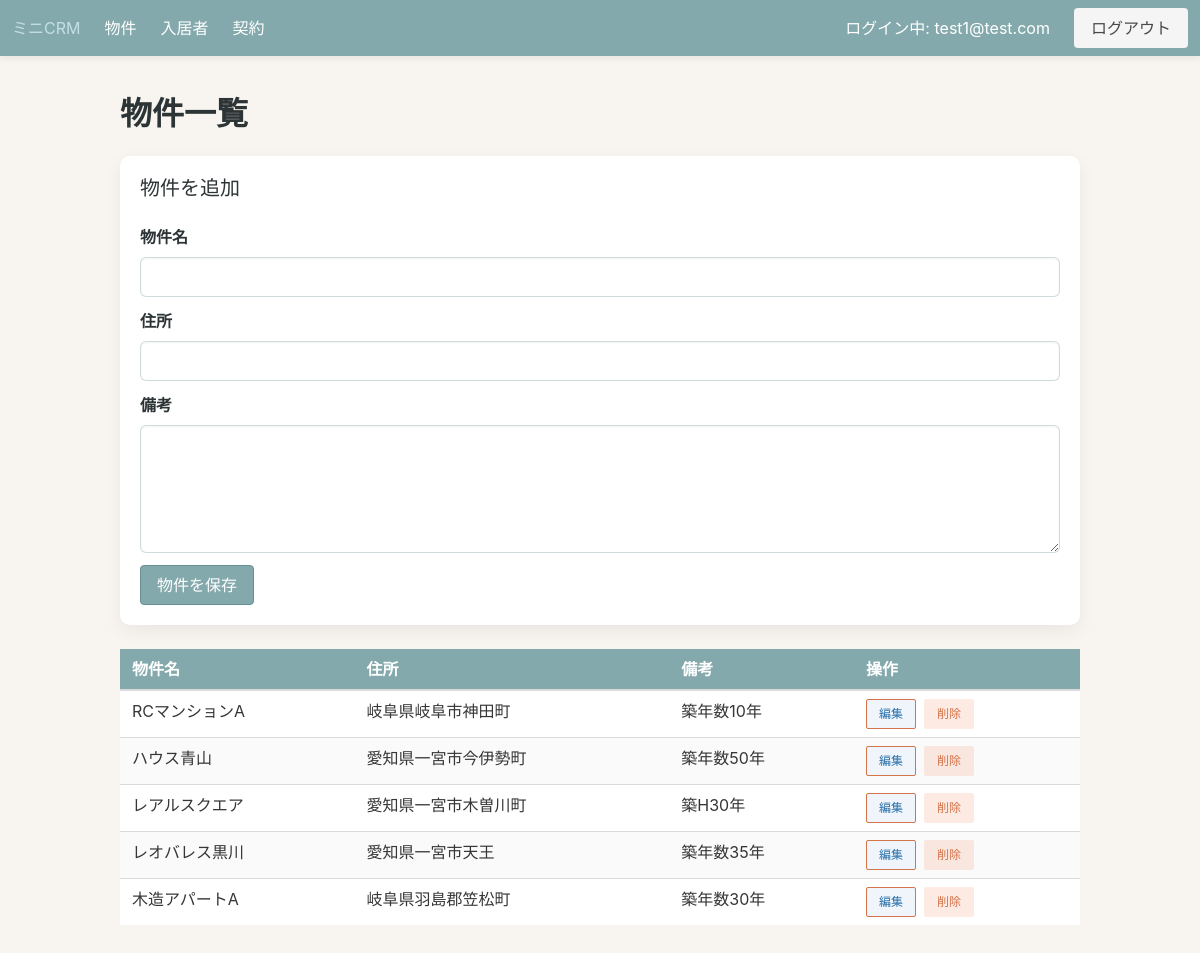
Page /properties (signed in) on the committed database.
### app/models.py (models this page shows, shortened)
class TimestampMixin:
    created_at = db.Column(db.DateTime, server_default=db.func.now())
    updated_at = db.Column(
        db.DateTime,
        server_default=db.func.now(),
        onupdate=db.func.now(),
    )

class User(UserMixin, TimestampMixin, db.Model):
    id = db.Column(db.Integer, primary_key=True)
    email = db.Column(db.String(255), unique=True, nullable=False, index=True)
    password_hash = db.Column(db.String(255), nullable=False)
    role = db.Column(db.String(50), default="member", nullable=False)

class Property(TimestampMixin, db.Model):
    id = db.Column(db.Integer, primary_key=True)
    name = db.Column(db.String(120), nullable=False)
    address = db.Column(db.String(255), nullable=False)
    note = db.Column(db.Text, nullable=True)
    leases = db.relationship("Lease", back_populates="property", cascade="all, delete-orphan")
    tenants = db.relationship("Tenant", back_populates="property", cascade="all, delete-orphan")

### app/blueprints/core/routes.py (the view, shortened to what this page needs)
@core_bp.route("/properties", methods=["GET", "POST"])
@login_required
def properties():
    form = PropertyForm()
    delete_form = DeletePropertyForm()
    edit_property_id = request.args.get("property_id", type=int)
    editing_property = None
    form.submit.label.text = "物件を更新" if editing_property else "物件を保存"
    properties_list = Property.query.order_by(Property.name).all()
    delete_forms = {}
    for property_obj in properties_list:
        instance = DeletePropertyForm()
        instance.property_id.data = property_obj.id
        delete_forms[property_obj.id] = instance
    return render_template(
        "core/properties_list.html",
        properties=properties_list,
        form=form,
        delete_forms=delete_forms,
        editing_property=editing_property,
    )

### app/blueprints/core/forms.py
class PropertyForm(FlaskForm):
    property_id = HiddenField(validators=[Optional()])
    name = StringField("物件名", validators=[DataRequired()])
    address = StringField("住所", validators=[DataRequired()])
    note = TextAreaField("備考", validators=[Optional()])
    submit = SubmitField("物件を保存")

class DeletePropertyForm(FlaskForm):
    property_id = HiddenField(validators=[DataRequired()])
    submit = SubmitField("削除")

### app/templates/core/properties_list.html (shortened to what this page needs)
{% extends "base.html" %}
{% block content %}
  <h1 class="title">物件一覧</h1>
  {% include "core/property_form.html" %}
  <table class="table is-fullwidth is-striped">
    <thead>
      <tr>
        <th>物件名</th>
        <th>住所</th>
        <th>備考</th>
        <th>操作</th>
      </tr>
    </thead>
    <tbody>
      {% for property in properties %}
        <tr {% if editing_property and property.id == editing_property.id %}class="has-background-warning-light"{% endif %}>
          <td>{{ property.name }}</td>
          <td>{{ property.address }}</td>
          <td>{{ property.note or "-" }}</td>
          <td>
            <div class="buttons are-small">
              {% if editing_property and property.id == editing_property.id %}
                <span class="button is-static is-light">編集中</span>
              {% else %}
                <a
                  class="button is-info is-light"
                  href="{{ url_for('core.properties', property_id=property.id) }}"
                >編集</a>
              {% endif %}
              <form method="post">
                {{ delete_forms[property.id].submit(class="button is-danger is-light") }}
              </form>
            </div>
          </td>
        </tr>
      {% else %}
        <tr>
          <td colspan="4">物件がまだ登録されていません。</td>
        </tr>
      {% endfor %}
    </tbody>
  </table>
{% endblock %}

### app/templates/base.html (shortened to what this page needs)
<!doctype html>
<html lang="en">
  <head>
    <link
      rel="stylesheet"
      href="https://cdn.jsdelivr.net/npm/bulma@0.9.4/css/bulma.min.css"
    >
    <link rel="stylesheet" href="{{ url_for('static', filename='css/theme.css') }}">
  </head>
  <body>
    <nav class="navbar" role="navigation" aria-label="main navigation">
      <div class="navbar-brand">
        <a class="navbar-item" href="{{ url_for('core.index') }}">ミニCRM</a>
      </div>
      <div class="navbar-menu">
        <div class="navbar-start">
          <a class="navbar-item" href="{{ url_for('core.properties') }}">物件</a>
          <a class="navbar-item" href="{{ url_for('core.tenants') }}">入居者</a>
          <a class="navbar-item" href="{{ url_for('core.leases') }}">契約</a>
        </div>
        <div class="navbar-end">
          {% if current_user.is_authenticated %}
            <div class="navbar-item">ログイン中: {{ current_user.email }}</div>
            <div class="navbar-item">
              <a class="button is-light" href="{{ url_for('auth.logout') }}">ログアウト</a>
            </div>
          {% endif %}
        </div>
      </div>
    </nav>
    <section class="section">
      <div class="container">
        {% block content %}{% endblock %}
      </div>
    </section>
  </body>
</html>

### app/static/css/theme.css (style rules this page uses)
:root { --crm-background: #f8f5f0; --crm-surface: #ffffff; --crm-text: #2d3436; --crm-muted: #6c7a89; --crm-primary: #84a9ac; --crm-primary-dark: #688f93; --crm-accent: #f08a5d; --crm-accent-dark: #d4744b; --crm-highlight: #c4dfe6; }
html, body { background-color: var(--crm-background); color: var(--crm-text); }
.navbar { background-color: var(--crm-primary); box-shadow: 0 2px 8px rgba(0, 0, 0, 0.08); }
.navbar .navbar-item, .navbar .navbar-link { color: var(--crm-surface); }
.table thead th { background-color: var(--crm-primary); color: var(--crm-surface); }
.table tbody tr:nth-child(even) { background-color: rgba(196, 223, 230, 0.35); }
.button.is-primary { background-color: var(--crm-primary); border-color: var(--crm-primary-dark); color: var(--crm-surface); }
.button.is-info { background-color: var(--crm-accent); border-color: var(--crm-accent-dark); color: var(--crm-surface); }
.button.is-danger.is-light { background-color: rgba(240, 138, 93, 0.18); color: var(--crm-accent-dark); }
.section { padding-top: 2.5rem; }
.title, .subtitle, label.label { color: var(--crm-text); }
input.input, textarea.textarea, select.select select { border-radius: 6px; border-color: rgba(132, 169, 172, 0.4); background: rgba(255, 255, 255, 0.96); }

### rows in the picture
User: email "test1@test.com"
Property: name "RCマンションA", address "岐阜県岐阜市神田町", note "築年数10年"
Property: name "ハウス青山", address "愛知県一宮市今伊勢町", note "築年数50年"
Property: name "レアルスクエア", address "愛知県一宮市木曽川町", note "築H30年"
Property: name "レオバレス黒川", address "愛知県一宮市天王", note "築年数35年"
Property: name "木造アパートA", address "岐阜県羽島郡笠松町", note "築年数30年"

### other values in the picture
{{ '物件を編集' if editing_property else '物件を追加' }} "物件を追加"
